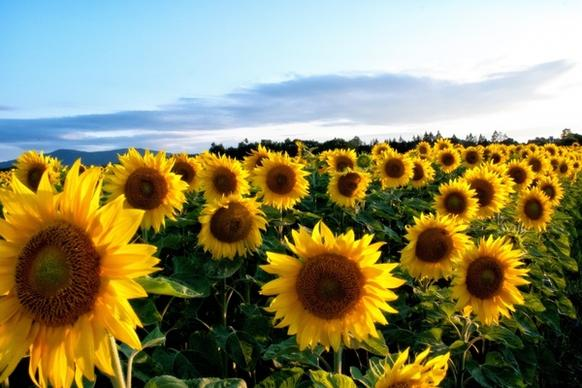
#> input picture CV EXP/test.jpg, 582 x 388 px
$ python CV13.py   (older library calls are emulated)
#> lines starting #> are read from the running program, lines starting #| are printed output that depends on the picture
import cv2
import numpy as np

# ---------- Unicode-safe image loading ----------
image_path = r"C:\Users\Jerry David\OneDrive\문서\CV EXP\test.jpg"

with open(image_path, "rb") as f:
    data = np.frombuffer(f.read(), np.uint8)

img = cv2.imdecode(data, cv2.IMREAD_COLOR)
#> img is the input picture: shape (388, 582, 3); mean B, G, R 100.6, 137.8, 141.3

# Safety check
if img is None:
    print("Error: Image not loaded")
    exit()

# ---------- Convert to Grayscale ----------
gray = cv2.cvtColor(img, cv2.COLOR_BGR2GRAY)
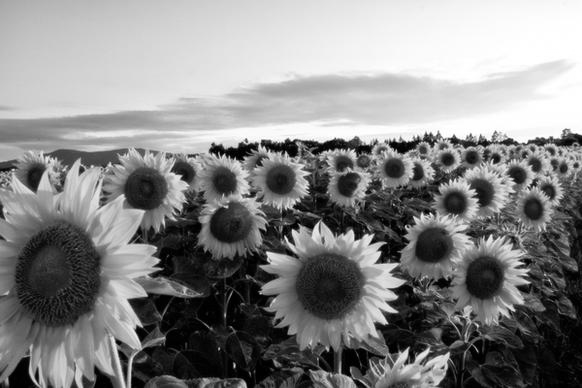
#> gray: shape (388, 582); min 0, max 255, mean 134.6

# ---------- Sobel Edge Detection (X-axis) ----------
sobel_x = cv2.Sobel(
    gray,
    cv2.CV_64F,  # output depth
    1, 0,        # dx=1, dy=0 → X direction
    ksize=3
)
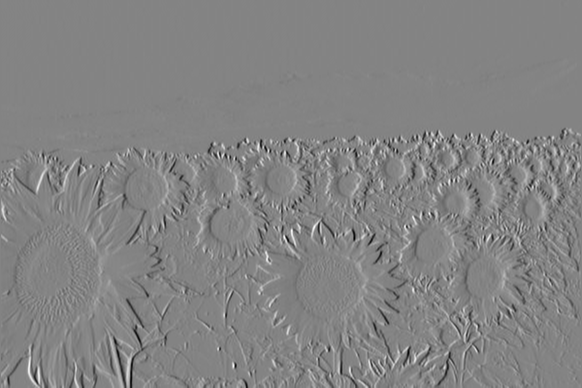
#> sobel_x: shape (388, 582) float64; min -831, max 779, mean -0.4; drawn with min black and max white

# Convert to absolute values and uint8
sobel_x_abs = cv2.convertScaleAbs(sobel_x)
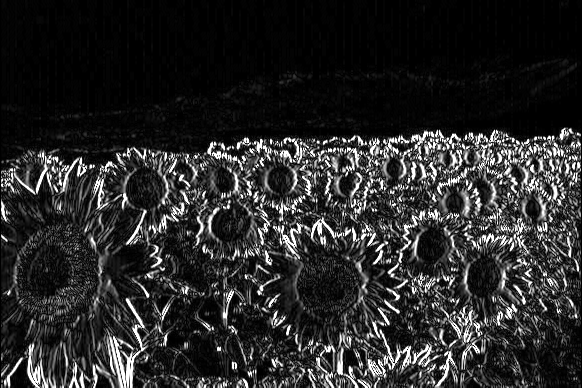
#> sobel_x_abs: shape (388, 582); min 0, max 255, mean 41.7

# ---------- Display Results ----------
cv2.imshow("Original Image", img)
cv2.imshow("Sobel Edge Detection - X Axis", sobel_x_abs)

cv2.waitKey(0)
cv2.destroyAllWindows()
